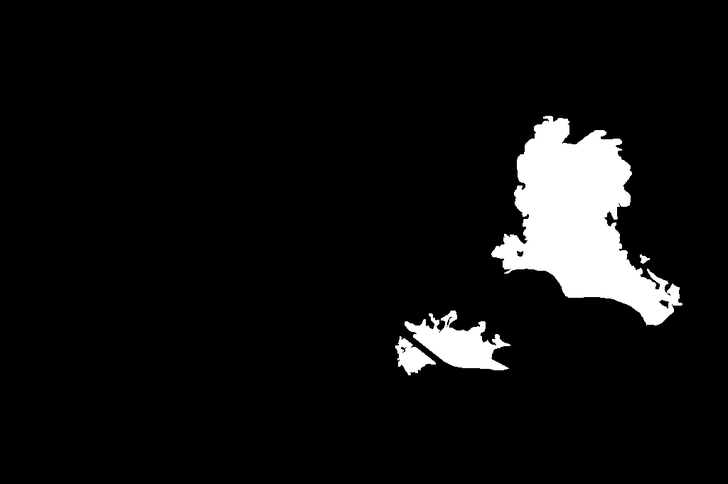
#> input picture FEC-Net/seg_to_result/resultCD/fire003_gt.png, 728 x 484 px, shrunk from 1024 x 681 before the run; its folder holds 3 pictures in this run
$ python seg_to_result.py
#> lines starting #> are read from the running program, lines starting #| are printed output that depends on the picture; after the words box and inside, x2 and y2 are one past the last pixel; in counts of white or black regions, pixels touching at a corner belong together
from PIL import Image
import numpy as np
import os

# 设置阈值（可根据具体情况调整）
threshold = 128

path1 = r'resultCD'
path2 = r'result1'
if not os.path.exists(path2):
    os.makedirs(path2)

# 遍历文件夹中的所有图片
for file_name in os.listdir(path1):
    if file_name.endswith(".jpg") or file_name.endswith(".png"):
        # 读取图片并转换为灰度图像
        img = Image.open(os.path.join(path1, file_name)).convert("L")

        # 将灰度图像转换为numpy数组
        arr = np.array(img)

        # 根据阈值进行二值化
        arr[arr < threshold] = 0
        arr[arr >= threshold] = 255
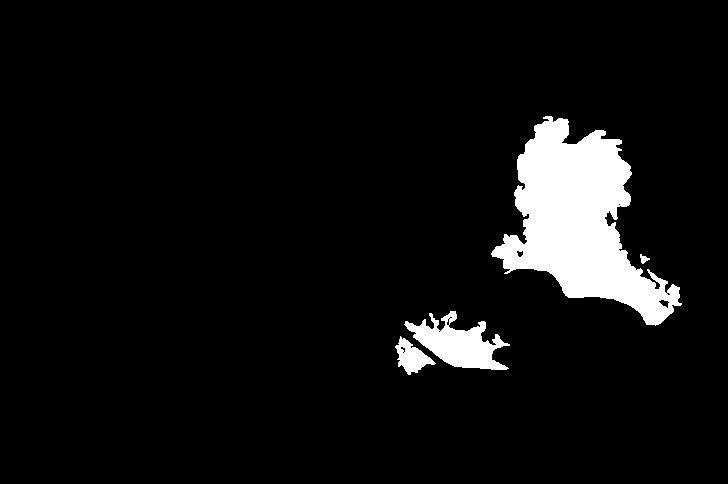
#> arr: shape (484, 728); 6.4% white; 4 white regions, box (x1, y1, x2, y2) and area: (491, 116, 682, 326) 18743, (404, 311, 510, 370) 2989, (395, 336, 436, 375) 754, (640, 254, 650, 264) 53

        # 转换回PIL Image对象并保存为PNG格式
        out_img = Image.fromarray(arr.astype(np.uint8))
        out_img.save(os.path.join(path2, file_name[:-4] + "_binary.png"))
#> pass 2 of the loop `for file_name in os.listdir(path1):`:
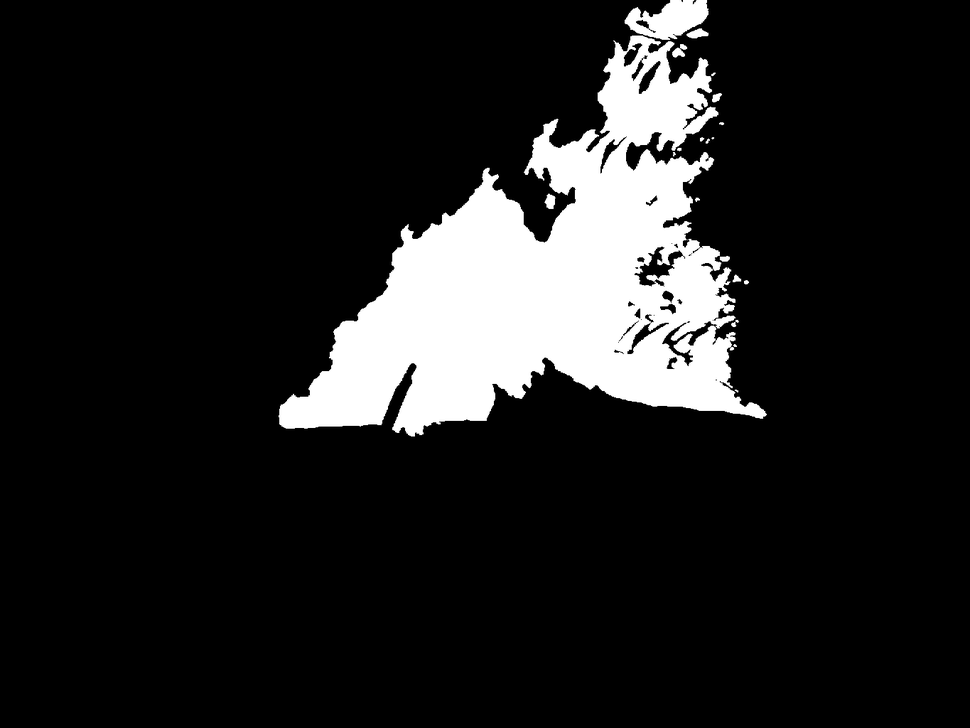
#> input picture FEC-Net/seg_to_result/resultCD/fire007_gt.png, 970 x 728 px, shrunk from 1365 x 1024 before the run
#> img: PIL image 970x728 L
#> `arr[arr >= threshold] = 255`:
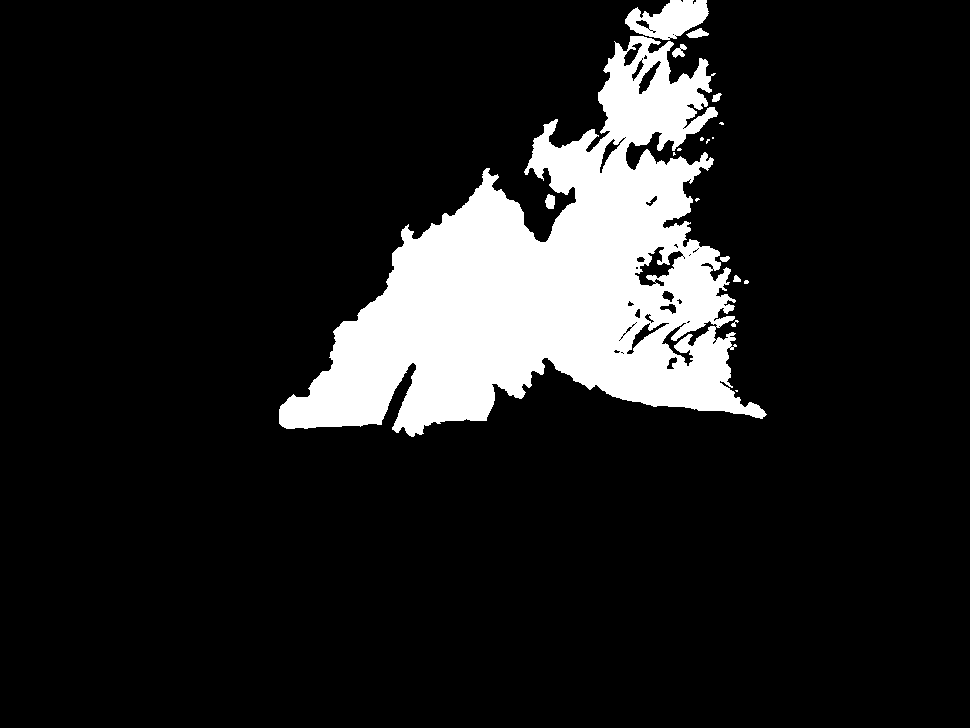
#> arr: shape (728, 970); 12.6% white; 18 white regions (9 under 20 px), largest, box (x1, y1, x2, y2) and area: (279, 36, 767, 437) 86042, (625, 0, 709, 40) 2076, (686, 28, 709, 38) 134
#> pass 3 of the loop `for file_name in os.listdir(path1):`:
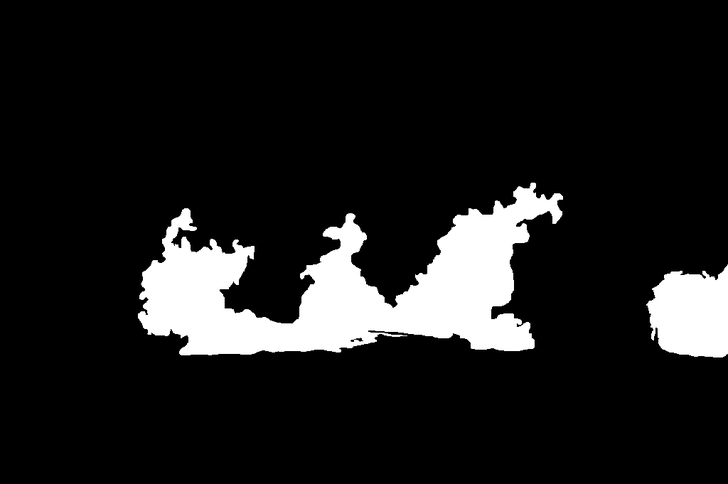
#> input picture FEC-Net/seg_to_result/resultCD/fire015_gt.png, 728 x 484 px, shrunk from 1024 x 681 before the run
#> img: PIL image 728x484 L
#> `arr[arr >= threshold] = 255`:
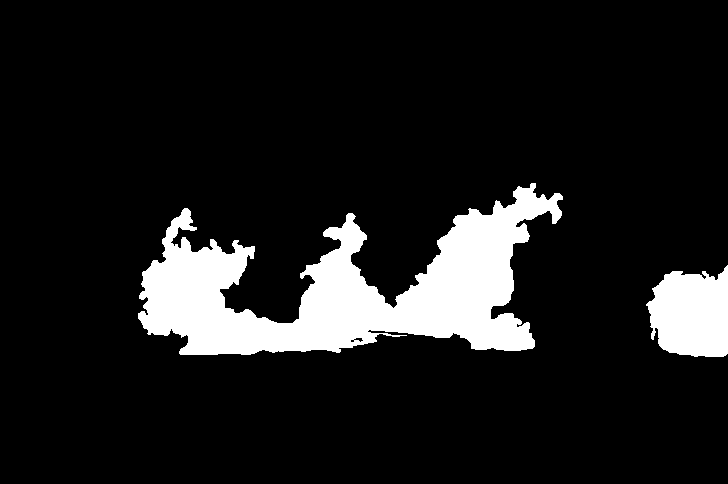
#> arr: shape (484, 728); 11.2% white; 2 white regions, box (x1, y1, x2, y2) and area: (138, 183, 563, 355) 33356, (646, 265, 728, 357) 5967
